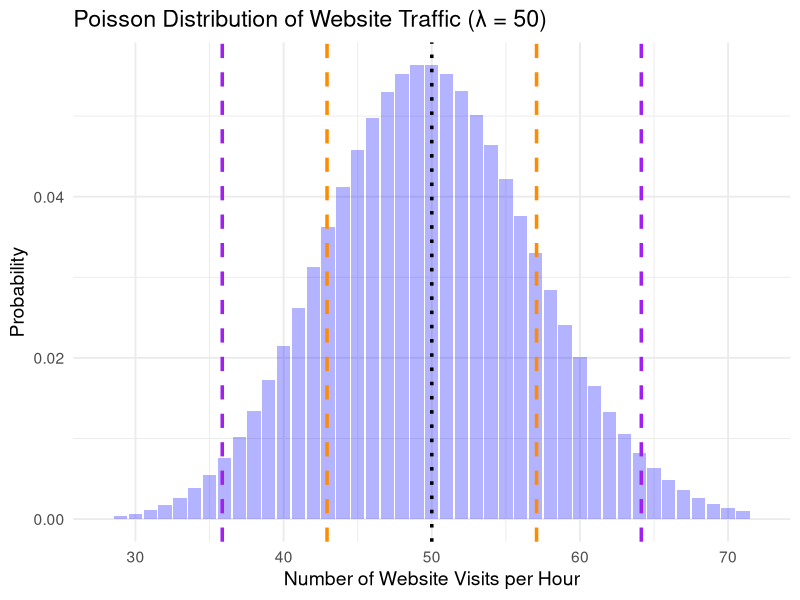

Reproduce this figure in R.
# Poisson distribution example
# By Joe Domaleski

# Load necessary library
library(ggplot2)

# Set Poisson distribution parameter (average visits per hour)
lambda <- 50  # Average website visits per hour

# Generate Poisson distribution data
x_min <- max(0, lambda - 3 * sqrt(lambda))  # Ensure x_min is not negative
x_max <- lambda + 3 * sqrt(lambda)  # Set upper range dynamically
x_values <- seq(floor(x_min), ceiling(x_max), by = 1)  # Ensure valid integer range

# Compute Poisson probabilities and filter out near-zero probabilities
y_values <- dpois(x_values, lambda = lambda)
data <- data.frame(x = x_values, y = y_values)

# Create the plot
ggplot(data, aes(x = x, y = y)) +
  geom_bar(stat = "identity", fill = "blue", alpha = 0.3) +
  geom_vline(xintercept = lambda, linetype = "dotted", color = "black", linewidth = 1.2) +  # Mean line
  geom_vline(xintercept = c(lambda - sqrt(lambda), lambda + sqrt(lambda)), 
             linetype = "dashed", color = "darkorange", linewidth = 1.2) +  # ±1 SD lines
  geom_vline(xintercept = c(lambda - 2 * sqrt(lambda), lambda + 2 * sqrt(lambda)), 
             linetype = "dashed", color = "purple", linewidth = 1.2) +  # ±2 SD lines
  scale_x_continuous(limits = c(floor(x_min), ceiling(x_max))) +  
  labs(title = "Poisson Distribution of Website Traffic (λ = 50)",
       x = "Number of Website Visits per Hour",
       y = "Probability") +
  theme_minimal(base_size = 14)